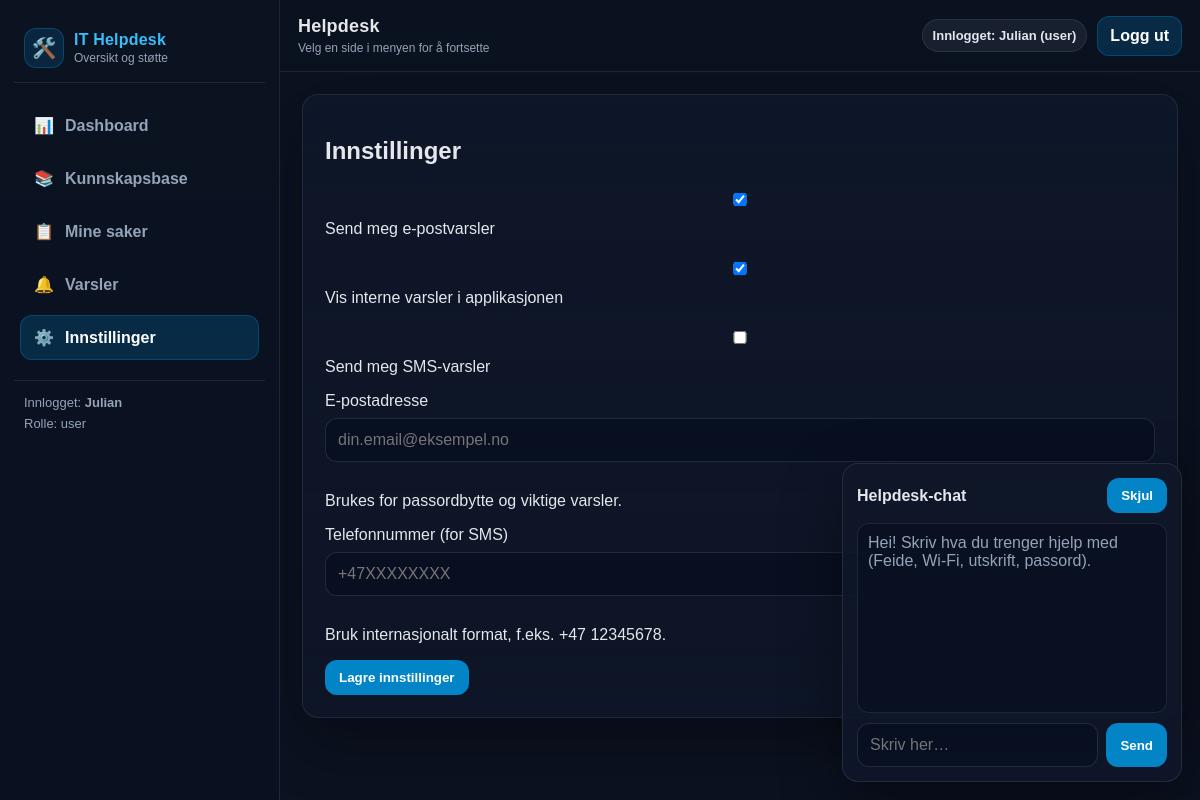
The app's page /settings (signed in), older data.
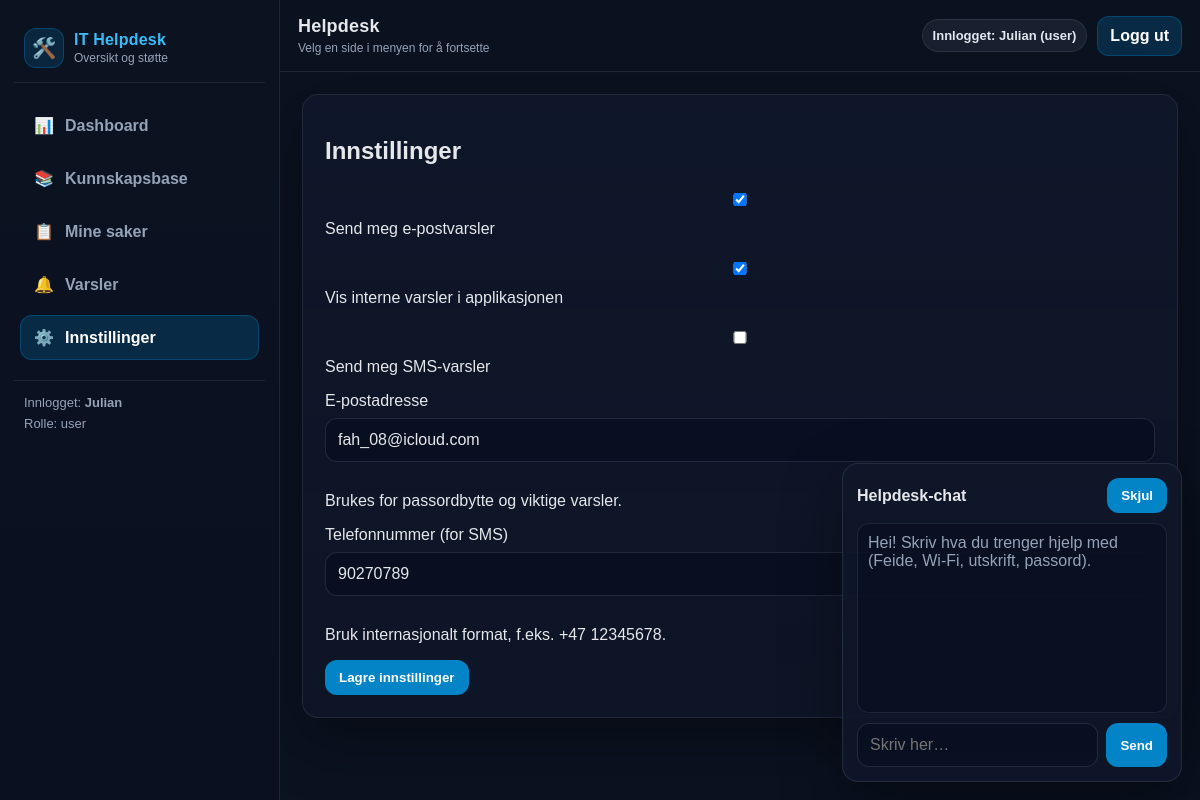
The same page, newer data.
### tables this page shows
CREATE TABLE users (
            id INTEGER PRIMARY KEY AUTOINCREMENT,
            username TEXT NOT NULL UNIQUE,
            pw_hash TEXT NOT NULL,
            role TEXT NOT NULL DEFAULT 'user',
            email TEXT,
            phone TEXT,
            created_at TEXT NOT NULL DEFAULT (datetime('now')),
            last_login TEXT,
            notify_email INTEGER NOT NULL DEFAULT 1,
            notify_inapp INTEGER NOT NULL DEFAULT 1,
            notify_sms INTEGER NOT NULL DEFAULT 0
        );

### routes.py (the view, shortened to what this page needs)
@bp.route("/settings", methods=["GET", "POST"])
def settings():
    user = current_user()
    if not user:
        return redirect(url_for("main.login"))
    u = get_user(user) or {}
    return render_template("settings.html", preferences=u)

### __init__.py (called while the page is built)
def create_app():
    app = Flask(__name__)
    app.config.from_object(Config)
    init_mail(app)
    @app.after_request
    def set_security_headers(response):
        response.headers['X-Content-Type-Options'] = 'nosniff'
        response.headers['X-Frame-Options'] = 'DENY'
        response.headers['X-XSS-Protection'] = '1; mode=block'
        return response
    from .routes import bp
    app.register_blueprint(bp)
    return app

### db.py (called while the page is built)
def count_notifications(user: str) -> int:
    conn = _conn()
    cur = conn.cursor()
    cur.execute("SELECT COUNT(*) AS c FROM notifications WHERE user = ? AND read = 0", (user,))
    row = cur.fetchone()
    conn.close()
    return int(row["c"]) if row else 0

def _conn() -> sqlite3.Connection:
    DB_PATH.parent.mkdir(parents=True, exist_ok=True)
    conn = sqlite3.connect(DB_PATH)
    conn.row_factory = sqlite3.Row
    return conn

### routes.py (called while the page is built)
def current_user():
    return session.get("user")

@bp.before_app_request
def ensure_db():
    try:
        init_db()
    except Exception as e:
        logger.error(f"Database initialization failed: {e}")

### templates/settings.html
{% extends "base.html" %}
{% block content %}
<div class="card">
  <h2>Innstillinger</h2>
  <form method="post">
    <p>
      <label>
        <input type="checkbox" name="notify_email" value="1"
               {% if preferences.notify_email %}checked{% endif %}>
        Send meg e-postvarsler
      </label>
    </p>
    <p>
      <label>
        <input type="checkbox" name="notify_inapp" value="1"
               {% if preferences.notify_inapp %}checked{% endif %}>
        Vis interne varsler i applikasjonen
      </label>
    </p>
    <p>
      <label>
        <input type="checkbox" name="notify_sms" value="1"
               {% if preferences.notify_sms %}checked{% endif %}>
        Send meg SMS-varsler
      </label>
    </p>
    <p>
      <label for="email">E-postadresse</label>
      <input
        id="email"
        name="email"
        type="email"
        placeholder="din.email@eksempel.no"
        value="{{ preferences.email or '' }}"
      />
      <div class="help">Brukes for passordbytte og viktige varsler.</div>
    </p>
    <p>
      <label for="phone">Telefonnummer (for SMS)</label>
      <input
        id="phone"
        name="phone"
        type="tel"
        placeholder="+47XXXXXXXX"
        value="{{ preferences.phone or '' }}"
      />
      <div class="help">Bruk internasjonalt format, f.eks. +47 12345678.</div>
    </p>
    <button type="submit">Lagre innstillinger</button>
  </form>
</div>
{% endblock %}

### templates/base.html (shortened to what this page needs)
<!doctype html>
<html lang="no">
  <head>
  </head>
  <body>
    {% set ep = request.endpoint or "" %}
    <div class="app">
      <aside class="sidebar">
        <div class="brand">
          <div class="logo">🛠️</div>
          <div>
            <div class="title">IT Helpdesk</div>
            <div class="subtitle">Oversikt og støtte</div>
          </div>
        </div>
        <nav class="nav">
          <a href="{{ url_for('main.dashboard') }}" class="{% if ep == 'main.dashboard' %}active{% endif %}">
            <span class="icon">📊</span> Dashboard
          </a>
          <a href="{{ url_for('main.kb') }}" class="{% if ep == 'main.kb' %}active{% endif %}">
            <span class="icon">📚</span> Kunnskapsbase
          </a>
          <a href="{{ url_for('main.tickets') }}" class="{% if ep == 'main.tickets' %}active{% endif %}">
            <span class="icon">📋</span> Mine saker
          </a>
          <a href="{{ url_for('main.notifications_page') }}" class="{% if ep == 'main.notifications_page' %}active{% endif %}">
            <span class="icon">🔔</span> Varsler
          </a>
          <a href="{{ url_for('main.settings') }}" class="{% if ep == 'main.settings' %}active{% endif %}">
            <span class="icon">⚙️</span> Innstillinger
          </a>
        </nav>
        <div class="sidebar-footer">
          {% if session.get("user") %}
            Innlogget: <strong>{{ session.get("user") }}</strong>
            <div style="margin-top:6px; color:var(--muted);">
              Rolle: {{ session.get("role") }}
            </div>
          {% else %}
            Ikke innlogget
          {% endif %}
        </div>
      </aside>
      <div class="main">
        <header class="topbar">
          <div class="topbar-left">
            <p class="h1">Helpdesk</p>
            <p class="p">Velg en side i menyen for å fortsette</p>
          </div>
          <div class="topbar-right">
            {% if session.get("user") %}
              <span class="pill">Innlogget: {{ session.get("user") }} ({{ session.get("role") }})</span>
              <a class="btn" href="{{ url_for('main.logout') }}">Logg ut</a>
            {% endif %}
          </div>
        </header>
        <main class="page">
          <div class="content-wrap">
            {% block content %}{% endblock %}
          </div>
        </main>
      </div>
    </div>
    <div id="chatbot">
      <div class="chat-card">
        <div style="display:flex; justify-content:space-between; align-items:center;">
          <strong>Helpdesk-chat</strong>
          <button id="chatToggle" type="button">Skjul</button>
        </div>
        <div id="chatBody">
          <div id="chatLog">
            <div class="muted">
              Hei! Skriv hva du trenger hjelp med (Feide, Wi-Fi, utskrift, passord).
            </div>
          </div>
          <div style="display:flex; gap:8px; margin-top:10px;">
            <input id="chatInput" type="text" placeholder="Skriv her…" style="margin:0;" />
            <button id="chatSend" type="button">Send</button>
          </div>
        </div>
      </div>
    </div>
  </body>
</html>

Row changes from the older to the newer data that the page shows:
changed users "Julian": email (not shown) → "fah_08@icloud.com"; phone (not shown) → "90270789"
